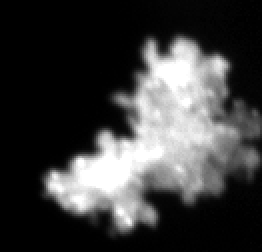
#> input picture mascdb/masclab/old/MASC analysis/Samples_reframed/reframed_2015.06.20_09.25.13_flake_47090_cam_0.png, 131 x 126 px (shown 2 times larger)
$ python test_correspondance.py
#> lines starting #> are read from the running program, lines starting #| are printed output that depends on the picture
import cv2
import numpy as np
import matplotlib.pyplot as plt

# === Fichiers image ===
image_files = [
    "Samples_reframed/reframed_2015.06.20_09.25.13_flake_47090_cam_0.png",
    "Samples_reframed/reframed_2015.06.20_09.25.13_flake_47090_cam_1.png",
    "Samples_reframed/reframed_2015.06.20_09.25.13_flake_47090_cam_2.png",
]

# === Détection de points caractéristiques avec ORB ===
orb = cv2.ORB_create(nfeatures=1000)
keypoints_list = []
descriptors_list = []
images_gray = []

for file in image_files:
    img_gray = cv2.imread(file, cv2.IMREAD_GRAYSCALE)
#> img_gray is the input picture: shape (126, 131); min 0, max 255, mean 61.8
    images_gray.append(img_gray)
    keypoints, descriptors = orb.detectAndCompute(img_gray, None)
#> keypoints = 92 keypoints; strongest (x, y, size): (52, 68, 44.6), (65, 68, 44.6), (65, 67, 37.2), (66, 67, 53.6)
    keypoints_list.append(keypoints)
    descriptors_list.append(descriptors)

# === Mise en correspondance brute entre img0 et img1 puis img0 et img2 ===
bf = cv2.BFMatcher(cv2.NORM_HAMMING, crossCheck=True)
matches_01 = bf.match(descriptors_list[0], descriptors_list[1])
#> matches_01 = 38 matches
matches_02 = bf.match(descriptors_list[0], descriptors_list[2])
#> matches_02 = 40 matches

# === Extraire les points correspondant ===
def get_matched_points(matches, kp1, kp2):
    pts1 = np.float32([kp1[m.queryIdx].pt for m in matches])
#> pts1 = 38 pairs, first value 31 to 99, second value 32 to 94
    pts2 = np.float32([kp2[m.trainIdx].pt for m in matches])
#> pts2 = 38 pairs, first value 31 to 98, second value 37 to 93
    return pts1, pts2

pts0_1, pts1 = get_matched_points(matches_01, keypoints_list[0], keypoints_list[1])
#> pts0_1 has the same summary as pts1 in get_matched_points; pts1 has the same summary as pts2 in get_matched_points
pts0_2, pts2 = get_matched_points(matches_02, keypoints_list[0], keypoints_list[2])
#> pts0_2 = 40 pairs, first value 31 to 99, second value 32 to 92; pts2 = 40 pairs, first value 39 to 98, second value 42 to 86

# === Visualisation des correspondances ===
fig, axs = plt.subplots(1, 2, figsize=(14, 6))

img_matches_01 = cv2.drawMatches(images_gray[0], keypoints_list[0],
                                 images_gray[1], keypoints_list[1],
                                 matches_01[:30], None, flags=2)
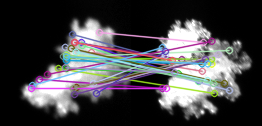
#> img_matches_01: shape (126, 262, 3); mean of channels 0, 1, 2 69.6, 66.8, 67.7; drawn as B, G, R

img_matches_02 = cv2.drawMatches(images_gray[0], keypoints_list[0],
                                 images_gray[2], keypoints_list[2],
                                 matches_02[:30], None, flags=2)
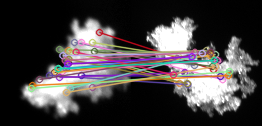
#> img_matches_02: shape (126, 262, 3); mean of channels 0, 1, 2 64.5, 63.5, 67.6; drawn as B, G, R

axs[0].imshow(img_matches_01)
axs[0].set_title("Correspondances cam_0 <-> cam_1")
axs[0].axis('off')

axs[1].imshow(img_matches_02)
axs[1].set_title("Correspondances cam_0 <-> cam_2")
axs[1].axis('off')

plt.tight_layout()
plt.show()
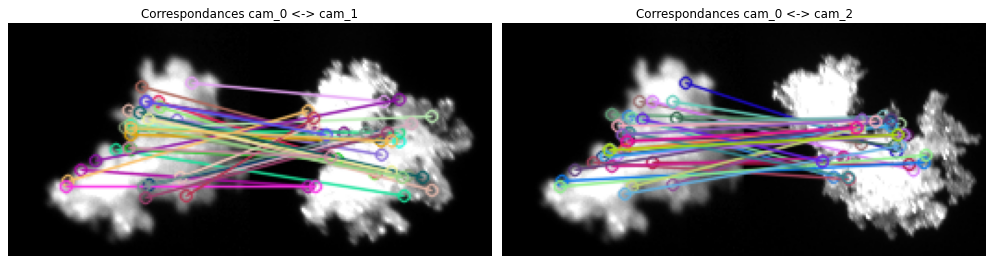
#> figure drawn by matplotlib, 2 panels
